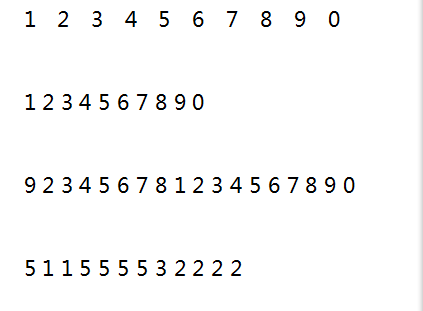
//> input picture images/digit-01.png, 423 x 311 px
$ ./015_brisk_demo   (built with g++ and OpenCV 4)
//> lines starting //> are read from the running program, lines starting //| are printed output that depends on the picture
#include<opencv2/core.hpp>
#include<opencv2/imgcodecs.hpp>
#include<opencv2/imgproc.hpp>
#include<opencv2/highgui.hpp>
#include <opencv2/xfeatures2d.hpp>
#include <iostream>

using namespace cv;
using namespace std;

int main(int argc, char** argv) {
	Mat img1 = imread("/home/younger/VSCode_WorkSpace/Project_CPP/VSCode_Cmake_OpenCV_Learning/images/digit-01.png", IMREAD_GRAYSCALE);
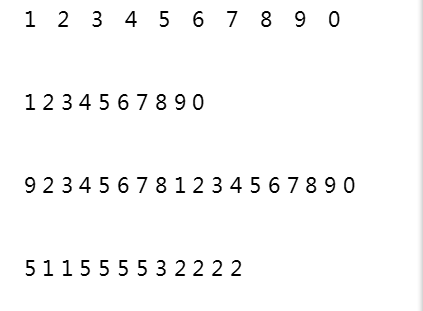
//> img1: 311 rows x 423 cols, CV_8UC1; min 0, max 255, mean 248.9
	Mat img2 = imread("/home/younger/VSCode_WorkSpace/Project_CPP/VSCode_Cmake_OpenCV_Learning/images/digit-02.png", IMREAD_GRAYSCALE);
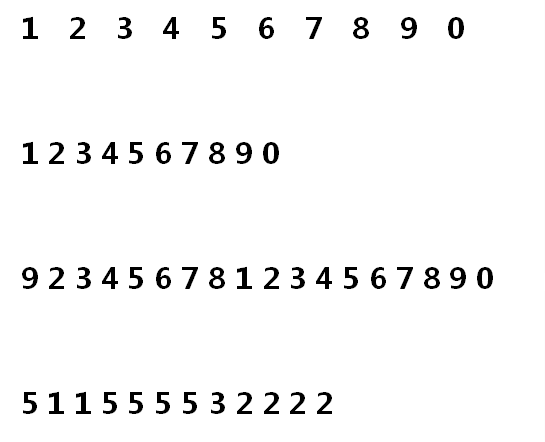
//> input picture images/digit-02.png, 545 x 442 px
//> img2 is the input picture: 442 rows x 545 cols, CV_8UC1; min 0, max 255, mean 246.5
	if (img1.empty() || img2.empty()) {
		printf("could not load images...\n");
		return -1;
	}
	imshow("box image", img1);
	imshow("scene image", img2);

	// extract BRISK features
	Ptr<Feature2D> detector = BRISK::create();
	vector<KeyPoint> keypoints_obj;
	vector<KeyPoint> keypoints_scene;
	Mat descriptor_obj, descriptor_scene;
	detector->detectAndCompute(img1, Mat(), keypoints_obj, descriptor_obj);
//> keypoints_obj = 698 keypoints; strongest (x, y, size): (80, 104, 13.1), (231, 187, 12.8), (80, 187, 12.5), (231, 188, 12)
	detector->detectAndCompute(img2, Mat(), keypoints_scene, descriptor_scene);
//> keypoints_scene = 1063 keypoints; strongest (x, y, size): (331, 282, 11.1), (241, 285, 10), (110, 285, 10.1), (178, 32, 11.8)

	// matching
	BFMatcher matcher(NORM_L2);
	vector<DMatch> matches;
	matcher.match(descriptor_obj, descriptor_scene, matches);
//> matches = 698 matches

	// draw matches
	Mat matchesImg;
	drawMatches(img1, keypoints_obj, img2, keypoints_scene, matches, matchesImg);
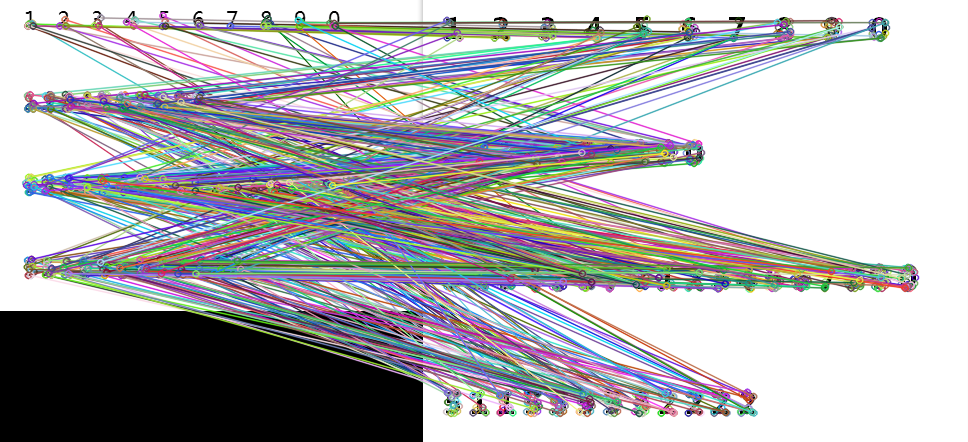
//> matchesImg: 442 rows x 968 cols, CV_8UC3; mean B, G, R 177.4, 175.3, 175.2
	imshow("BRISK MATCH RESULT", matchesImg);

	// // draw key points
	// Mat resultImg;
	// drawKeypoints(src, keypoints, resultImg, Scalar::all(-1), DrawMatchesFlags::DEFAULT);
	// imshow("Brisk Key Points", resultImg);

	waitKey(0);
	return 0;
}
